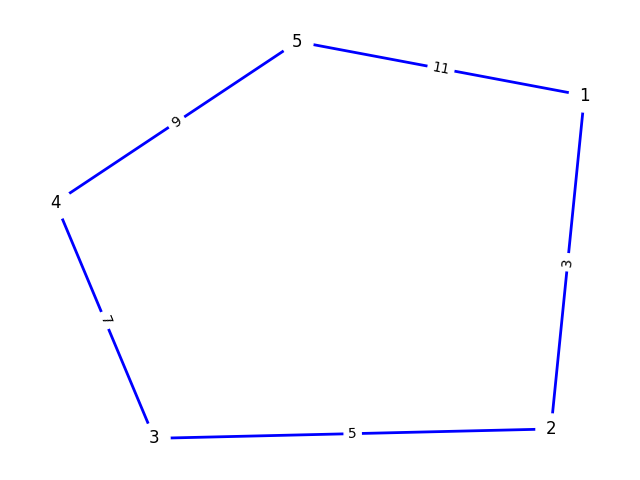

This chart was generated by the following Python code:
import networkx as nx
import matplotlib.pyplot as plt

# Create a weighted graph with 5 nodes and 5 edges
G = nx.Graph()
G.add_nodes_from([1, 2, 3, 4, 5])
G.add_weighted_edges_from([(1,2,3), (2,3,5), (3,4,7), (4,5,9), (5,1,11)])

# Draw the graph using NetworkX and Matplotlib
pos = nx.spring_layout(G)
nx.draw(G, pos, with_labels=True, edge_color='b', width=2, node_size=500, node_color='w')
labels = nx.get_edge_attributes(G, 'weight')
nx.draw_networkx_edge_labels(G, pos, edge_labels=labels)
plt.show()
